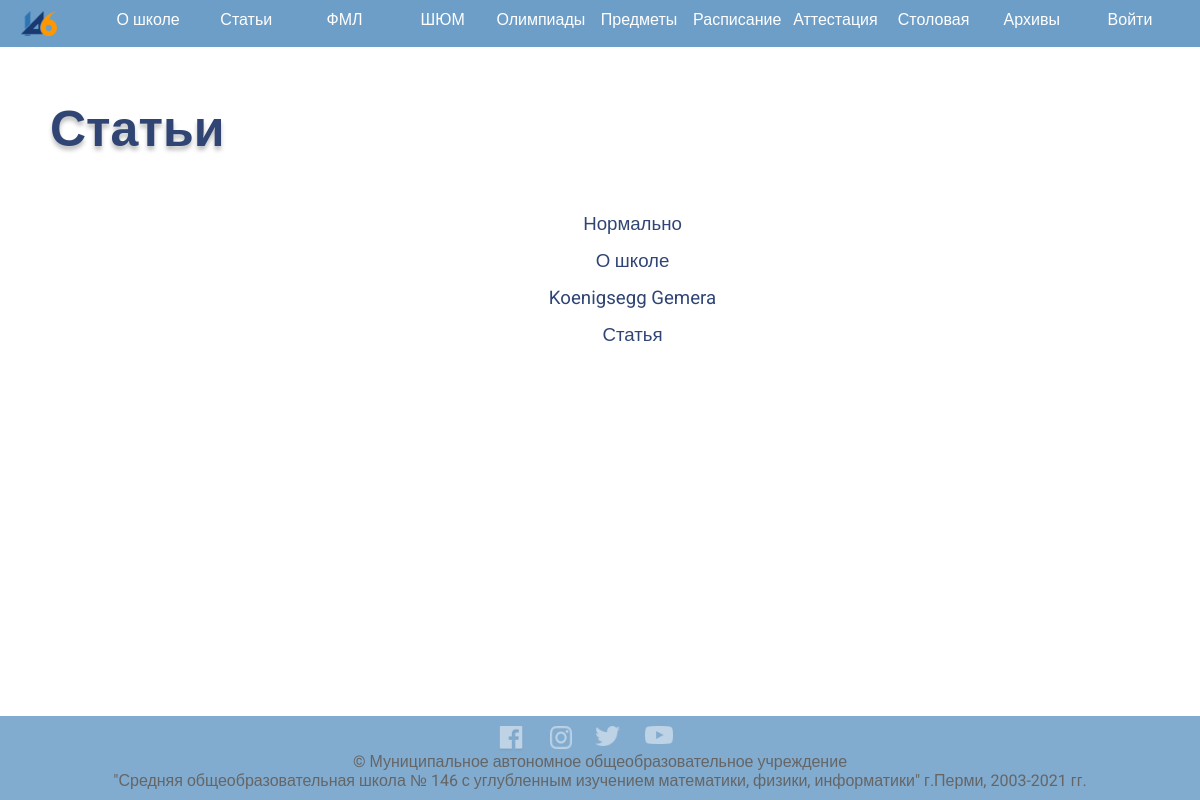
The page /articles on the database its author committed.
### School146/data/models/articles.py (models this page shows)
class Article(SqlAlchemyBase, SerializerMixin):
    __tablename__ = 'articles'
    id = Column(Integer, primary_key=True, autoincrement=True)
    title = Column(String)
    text = Column(String)
    picture = Column(String)

### School146/application.py (the view)
@app.route('/articles')
def articles():
    db = db_session.create_session()
    articles = db.query(Article).all()
    articles_length = len(articles)
    db.close()
    return render_template('articles.html', articles=articles, length=articles_length)

### School146/data/db_session.py (called while the page is built)
def create_session() -> orm.Session:
    global __factory
    return __factory()

### School146/templates/articles.html (shortened to what this page needs)
{% extends 'base.html' %}
{% block content %}
<div class="container mt-4">
    <p class="content_title">Статьи</p>
    <p class="content_text" align="center">
    	<ul class="content_list">
	{% for article in articles %}
    		<a href="/article_info/{{ article.id }}" class="content_text" align="center"><li class="content_text content_point">{{ article.title }}</li></a>
	{% endfor %}
</ul>
    </p>
</div>
{% endblock %}

### School146/static/css/style.css (style rules this page uses)
body { margin: 0px; padding: 0px; width: 100%; min-height: 100vh; font-family: "Roboto", "Arial", sans-serif; -moz-background-size: cover; -webkit-background-size: cover; -o-background-size: cover; background-size: cover; display: flex; flex-direction: column; justify-content: space-between; }
a { text-decoration: none; }
p { padding: 0; }
ul { padding: 0; list-style-type: none; }
li { text-decoration: none; }
.content_title { font-size: 50px; color: #304574; text-shadow: 0px 4px 4px rgba(0, 0, 0, 0.25); font-weight: bold; }
.content_text { color: #304574; font-size: 14pt; }
.content_list { padding-left: 2%; }
.content_point { padding-bottom: 5px; padding-top: 5px; background-color: none; border-radius: 100px; padding-left: 2%; transition: 0.5s; margin-bottom: 5px; width: 30%; margin-left: 35%; }

### rows shown on the page
Article: title "Нормально"
Article: title "О школе"
Article: title "Koenigsegg Gemera"
Article: title "Статья"
